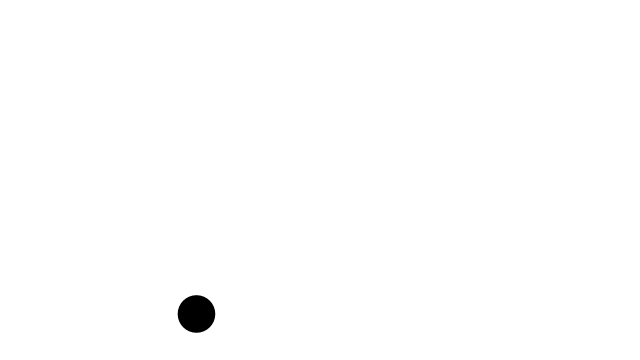
Frame 1 (no input)
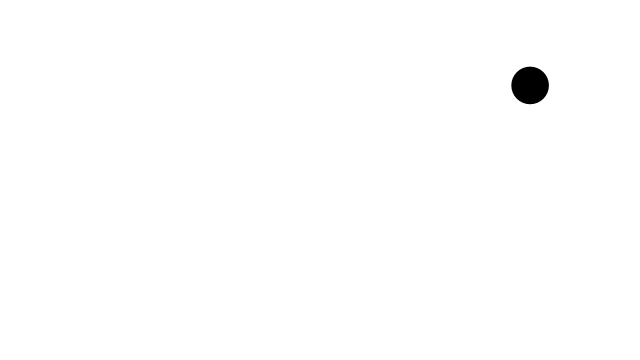
Frame 60 (the mouse pressed at the canvas centre just before this capture)
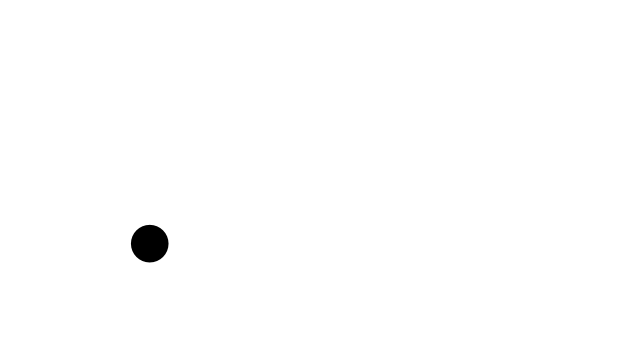
Frame 120 (the mouse held since frame 60 and released just before this capture)

The Processing sketch that drew these frames (run headless with seeded random() and noise(); from frame 60 on, the mouse is pressed at the canvas centre):

// Processing sketch: motion_11_draw_x_y_noise
// ── motion_11_draw_x_y_noise.pde
float d, x, y, xspeed, yspeed, noiseVal;

void setup() {
  size(640,360);
  noStroke();
  d = random(15, 50);
  x = random(d, width - d);
  y = random(d, height - d);
  xspeed = 2;
  yspeed = 3;
  noiseVal = 0;
  background(255);
}

void draw() {
  background(255);

  x = x + (noise(noiseVal, 0)*10)*xspeed;
  y = y + (noise(0, noiseVal)*3)*yspeed;

  if ((x > width - d/2) || (x < d/2)) {
    xspeed = xspeed * -1;
  }
  if ((y > height - d/2) || (y < d/2)) {
    yspeed = yspeed * -1;
  }

  fill(0);
  ellipse(x,y,d,d);
  noiseVal += 0.1;
}
